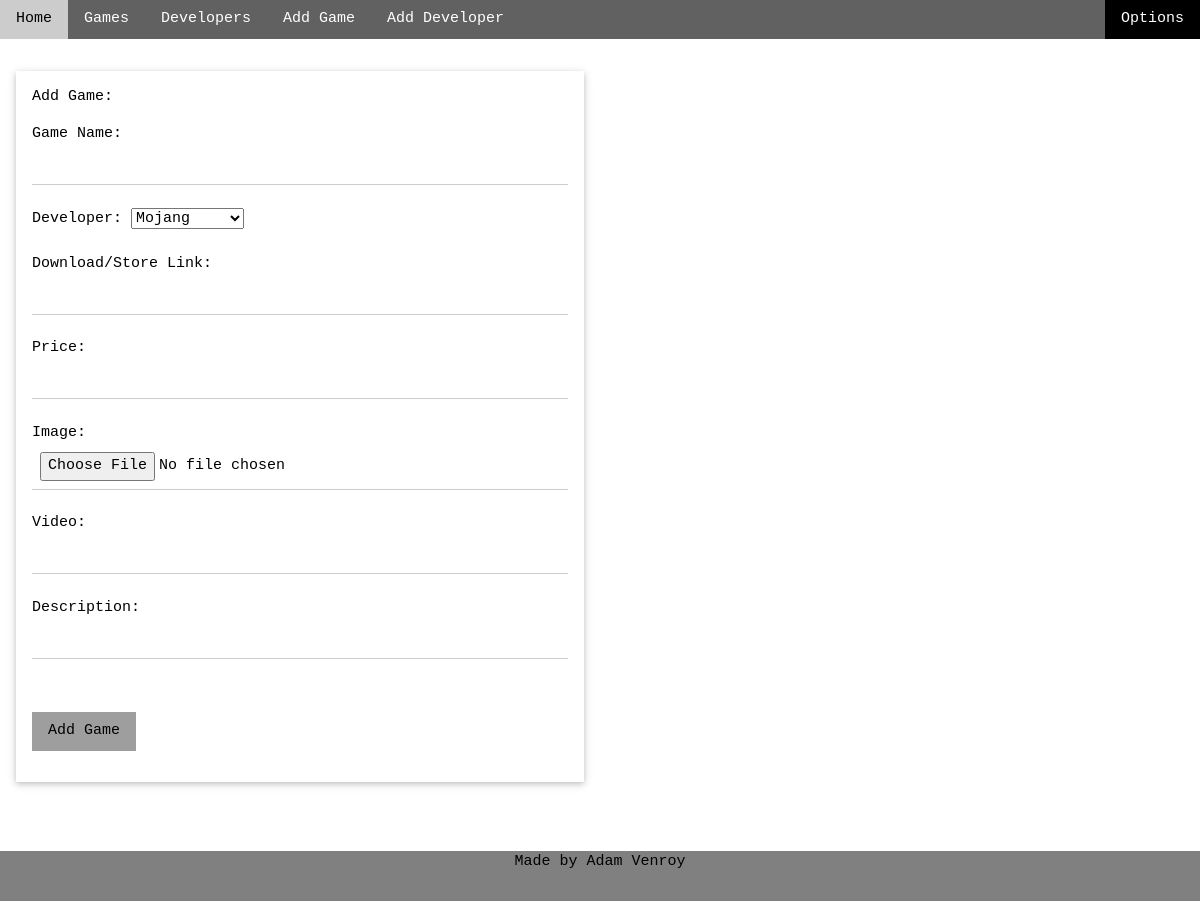
/addgame?dev_from_page=Test+1 (signed in), run on an earlier commit of the app's database.
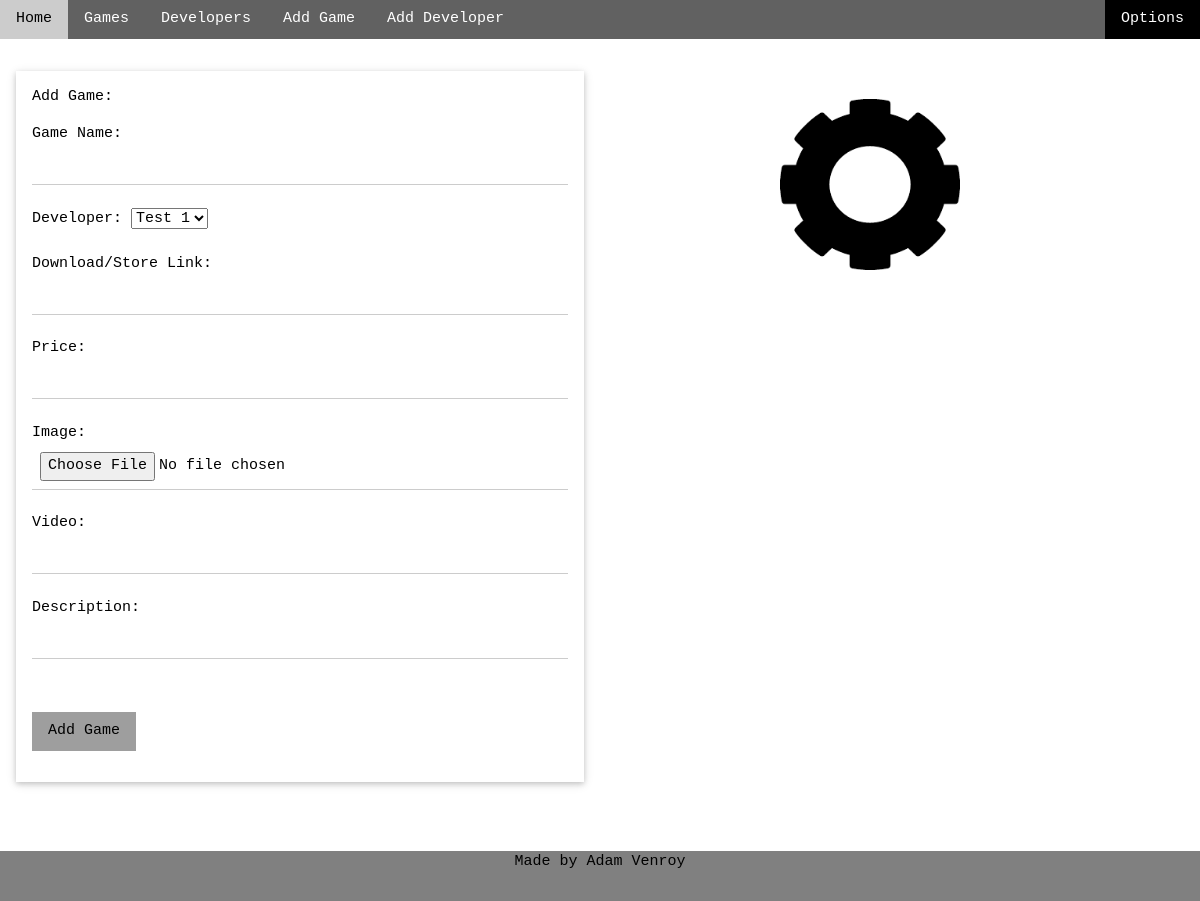
And on a later commit of the database.
### models.py (models this page shows, shortened)
class Developer(db.Model):
    id = db.Column(db.Integer, primary_key=True)
    name = db.Column(db.String(40), nullable=False)
    logo = db.Column(db.String(40), nullable=True)
    games = db.relationship('Game', cascade='delete', backref=backref('developer', lazy=True))
    user_id = db.Column(db.Integer, db.ForeignKey('user.id'), nullable=False)

### main.py (the view, shortened to what this page needs)
@app.route("/addgame", methods=['GET', 'POST'])
@login_required
def add_game():
    add_game_form = AddGameForm()
    if request.args.get('dev_from_page', None):
        dev_from_page = request.args.get('dev_from_page', None)
        print("DEVELOPER : {}".format(dev_from_page))
    else:
        dev_from_page = None
    devs = []
    for dev in Developer.query.order_by(Developer.name):
        devs.append((dev.name, dev.logo))
    if len(devs) == 0:
        return redirect(url_for('error_page', error='no_devs'))
    add_game_form.dev.choices = devs
    print(add_game_form.dev.choices)
    print(add_game_form.errors)
    return render_template("addgame.html", add_game_form=add_game_form,
                            devs=devs, dev_from_page=dev_from_page)

### forms.py
class AddGameForm(FlaskForm):
    name = StringField('Name', [validators.Length(min=1, max=40)])
    dev = SelectField('Developer')
    link = StringField('Download Link',[validators.Length(max=400)])
    price = DecimalField('Price',[validators.NumberRange(max=9999)])
    image = FileField('Image', validators=[FileRequired(), FileAllowed(['jpg', 'png'],
                    "Images only")])
    desc = StringField('Description', [validators.Length(max=1000)])
    video = StringField('Video', [validators.Length(max=100)])
    add_game_submit = SubmitField("Add Game")

### main.py (called while the page is built)
def form_validate(form):
    if request.method == 'POST' and form.validate:
        return True
    else:
        return False

@login_manager.user_loader
def get_user(user_id):
  return User.query.get(int(user_id))

### templates/addgame.html (shortened to what this page needs)
{% extends "layout.html"%}{% block content%}
<div class="w3-container w3-half w3-margin-top" style="float:left;">
    <div class="w3-panel w3-card">
        <p>Add Game:</p>
        <form method="POST" action='' enctype="multipart/form-data">
            <label>Game Name:</label>
            <input class="w3-input" type="text" name="name"></input>
            <br>
            <label>Developer:</label>
            <select id="dev_select" name="dev" onchange="myFunction()">
                {% for dev in devs %}
                {%if dev_from_page == dev[0]%}
                <option value="{{dev[0]}}" SELECTED>{{dev[0]}}</option>
                {%else%}
                <option value="{{dev[0]}}">{{dev[0]}}</option>
                {%endif%}
                {%endfor%}
            </select>
            <br>
            <br>
            <label>Download/Store Link:</label>
            <input class="w3-input" name="link"></input>
            <br>
            <label>Price:</label>
            <input class="w3-input" type="number" min=0 step="0.01" name="price"></input>
            <br>
            <label>Image:</label>
            <input class="w3-input" name="image" type="file"></input>
            <br>
            <label>Video:</label>
            <input class="w3-input" name="video"></input>
            <br>
            <label>Description:</label>
            <input class="w3-input" name="desc"></input>
            <br>
            <p><button class="w3-button w3-section w3-grey w3-ripple" name="add_game_submit">Add Game</button></p>
        </form>
    </div>
</div>
{% for dev in devs%}
{%if dev[0] == dev_from_page%}
<img class="dev_logo" src="{{url_for('static', filename=dev[1])}}" id='{{dev[0]}}' style='display:block;'></img>
{%else%}
<img class="dev_logo" src="{{url_for('static', filename=dev[1])}}" id='{{dev[0]}}' style='display:none;'></img>
{%endif%}
{%endfor%}
{% endblock %}

### templates/layout.html (shortened to what this page needs)
<!doctype html>
<html>
  <head>
    <link rel='stylesheet' href = "{{url_for('static', filename='css/w3.css')}}">
    <link rel="stylesheet" href= "{{url_for('static', filename='css/style.css')}}">
  </head>
  <body>
    <div class="nav">
      {%include "nav.html"%}
    </div>
    <div class="content">
    {% block content %} {% endblock %}
    </div>
    {%include "footer.html"%}
  </body>
</html>

### templates/nav.html (shortened to what this page needs)
<div class="w3-bar w3-dark-grey" style='margin: auto;'>
    <a href="/home" class="w3-bar-item w3-button w3-mobile">Home</a>
    <a href="/games" class="w3-bar-item w3-button w3-mobile">Games</a>
    <a href="/devs" class="w3-bar-item w3-button w3-mobile">Developers</a>
    {% if current_user.is_authenticated == false %}
    <a href="/register" class="w3-bar-item w3-button w3-mobile">Register</a>
    <a href="/login" class="w3-bar-item w3-button w3-mobile">Login</a>
    {% else %}
    <a href="/addgame" class="w3-bar-item w3-button w3-mobile">Add Game</a>
    <a href="/adddev" class="w3-bar-item w3-button w3-mobile">Add Developer</a>
    <div class="w3-dropdown-hover w3-right">
        <button class="w3-button w3-black">Options</button>
      </div>
    {% endif %}
</div>

### templates/footer.html
<footer>Made by Adam Venroy</footer>

### static/css/w3.css (style rules this page uses)
*,*:before,*:after { box-sizing:inherit }
html { -ms-text-size-adjust:100%;-webkit-text-size-adjust:100% }
body { margin:0 }
article,aside,details,figcaption,figure,footer,header,main,menu,nav,section { display:block }
a { background-color:transparent }
img { border-style:none }
button,input,select,textarea,optgroup { font:inherit;margin:0 }
button,input { overflow:visible }
button,select { text-transform:none }
button,[type=button],[type=reset],[type=submit] { -webkit-appearance:button }
html,body { font-family:Verdana,sans-serif;font-size:15px;line-height:1.5 }
html { overflow-x:hidden }
img { vertical-align:middle }
a { color:inherit }
.w3-btn,.w3-button { border:none;display:inline-block;padding:8px 16px;vertical-align:middle;overflow:hidden;text-decoration:none;color:inherit;background-color:inherit;text-align:center;cursor:pointer;white-space:nowrap }
.w3-btn,.w3-button { -webkit-touch-callout:none;-webkit-user-select:none;-khtml-user-select:none;-moz-user-select:none;-ms-user-select:none;user-select:none }
.w3-ripple { transition:opacity 0s }
.w3-input { padding:8px;display:block;border:none;border-bottom:1px solid #ccc;width:100% }
.w3-dropdown-click,.w3-dropdown-hover { position:relative;display:inline-block;cursor:pointer }
.w3-bar { width:100%;overflow:hidden }
.w3-bar .w3-bar-item { padding:8px 16px;float:left;width:auto;border:none;display:block;outline:0 }
.w3-bar .w3-dropdown-hover,.w3-bar .w3-dropdown-click { position:static;float:left }
.w3-bar .w3-button { white-space:normal }
.w3-container:after,.w3-container:before,.w3-panel:after,.w3-panel:before,.w3-row:after,.w3-row:before,.w3-row-padding:after,.w3-row-padding:before, .w3-cell-row:before,.w3-cell-row:after,.w3-clear:after,.w3-clear:before,.w3-bar:before,.w3-bar:after { content:"";display:table;clear:both }
.w3-col,.w3-half,.w3-third,.w3-twothird,.w3-threequarter,.w3-quarter { float:left;width:100% }
@media (min-width:601px) { .w3-col.m6,.w3-half { width:49.99999% } }
.w3-container,.w3-panel { padding:0.01em 16px }
.w3-panel { margin-top:16px;margin-bottom:16px }
.w3-card,.w3-card-2 { box-shadow:0 2px 5px 0 rgba(0,0,0,0.16),0 2px 10px 0 rgba(0,0,0,0.12) }
.w3-section,.w3-code { margin-top:16px!important;margin-bottom:16px!important }
.w3-margin-top { margin-top:16px!important }
.w3-right { float:right!important }
.w3-black,.w3-hover-black:hover { color:#fff!important;background-color:#000!important }
.w3-grey,.w3-hover-grey:hover,.w3-gray,.w3-hover-gray:hover { color:#000!important;background-color:#9e9e9e!important }
.w3-dark-grey,.w3-hover-dark-grey:hover,.w3-dark-gray,.w3-hover-dark-gray:hover { color:#fff!important;background-color:#616161!important }

### static/css/style.css (style rules this page uses)
html { min-height:100%; }
body { font-family: monospace; color: black; height: 100%; min-height: 100%; }
a:link { text-decoration: none; }
div.content { min-height: 85vh; display: flex; }
img.dev_logo { margin-top: 5%; margin-left: 15%; height:10%; width: 15%; }
footer { clear: both; position: relative; height: 50px; margin-top: 53px; background-color: gray; text-align: center; color: black; }

What changed in the data, as far as the page shows it:
added Developer: logo (picture)
Also different on the page:
form field dev: "Mojang" → "Test 1"
